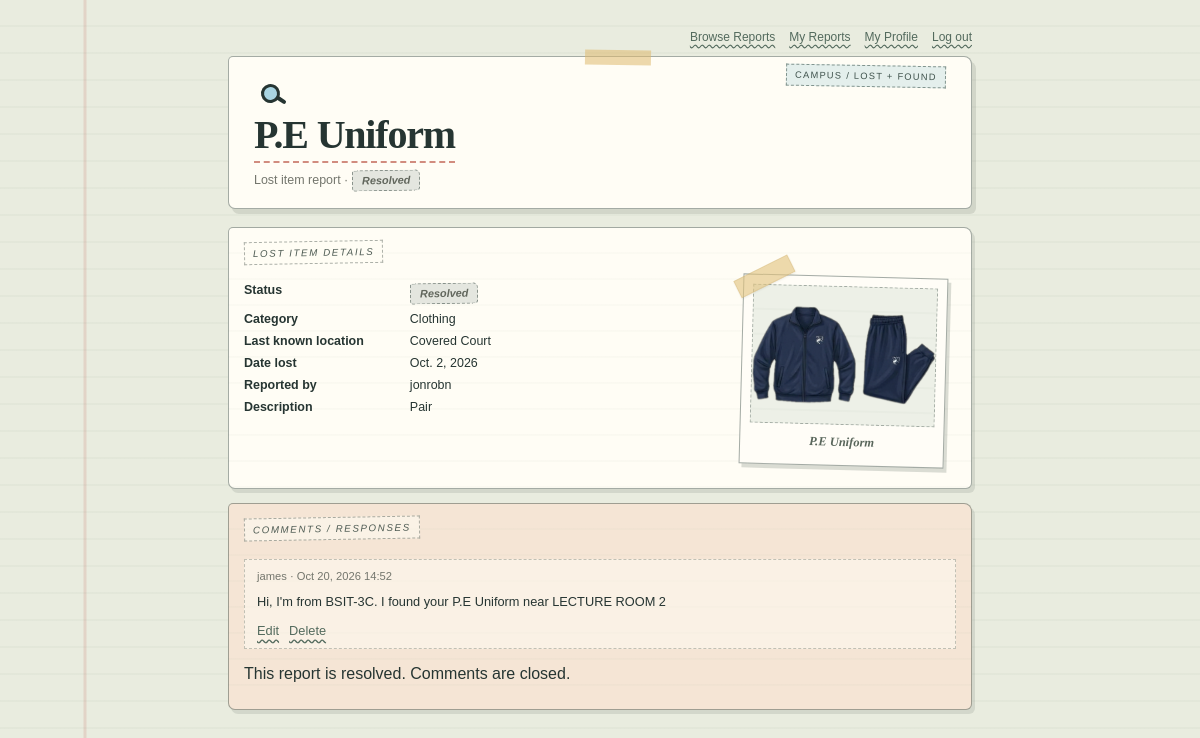
The app's page /items/4/ (signed in) with its own data.
### MyApp/models.py (models this page shows, shortened)
class LostAndFoundItem(models.Model):
    item_id = models.AutoField(primary_key=True)
    owner = models.ForeignKey(
        settings.AUTH_USER_MODEL,
        on_delete=models.CASCADE,
        related_name='lost_reports',
        null=True,
        blank=True,
    )
    item_name = models.CharField(max_length=100)
    description = models.TextField()
    category = models.CharField(max_length=100)
    location = models.CharField(max_length=200)
    date_lost_found = models.DateField()
    image = models.ImageField(
        upload_to='lost_item_images/',
        blank=True,
        null=True,
    )
    STATUS_CHOICES = [
        ('Open', 'Open'),
        ('Resolved', 'Resolved'),
    ]
    status = models.CharField(
        max_length=10,
        choices=STATUS_CHOICES,
        default='Open',
    )

class Comment(models.Model):
    item = models.ForeignKey(
        LostAndFoundItem,
        on_delete=models.CASCADE,
        related_name='comments',
    )
    user = models.ForeignKey(
        settings.AUTH_USER_MODEL,
        on_delete=models.CASCADE,
        related_name='lost_item_comments',
    )
    text = models.TextField(max_length=2000)
    created_at = models.DateTimeField(auto_now_add=True)

### MyApp/views.py (the view)
# urls.py: path('items/<int:item_id>/', views.item_detail, name='item_detail'),
def item_detail(request, item_id):
    item = get_object_or_404(
        LostAndFoundItem.objects.select_related('owner'),
        pk=item_id,
    )
    comment_form = CommentForm()
    return render(
        request,
        'MyApp/LostFound_list.html',
        {
            'item': item,
            'comment_form': comment_form,
            'page_mode': 'item_detail',
        },
    )

### MyApp/templates/MyApp/LostFound_list.html (shortened to what this page needs)
{% load static %}
<!DOCTYPE html>
<html lang="en">
<head>
    <link rel="stylesheet" href="{% static 'MyApp/style.css' %}">
</head>
<body>
    <main class="page">
        <div class="form-shell">
            <nav class="site-nav">
                <a href="{% url 'item_list' %}">Browse Reports</a>
                {% if user.is_authenticated %}
                    <a href="{% url 'dashboard' %}">My Reports</a>
                    <a href="{% url 'profile' %}">My Profile</a>
                    <form method="post" action="{% url 'logout' %}">
                        <button type="submit" class="text-button">Log out</button>
                    </form>
                {% else %}
                    <a href="{% url 'login' %}">Log in</a>
                    <a href="{% url 'register' %}">Register</a>
                {% endif %}
            </nav>
            <section class="header-card">
                <div class="icon-wrap" aria-hidden="true">
                    <span class="magnifier"></span>
                </div>
                <div class="page-heading">
                    <div class="top-tag">CAMPUS / LOST + FOUND</div>
                    {% if page_mode == 'item_detail' %}
                        <h1>{{ item.item_name }}</h1>
                        <p>Lost item report · <span class="status-badge status-{{ item.status|lower }}">{{ item.get_status_display }}</span></p>
                    {% elif page_mode == 'dashboard' %}
                        <h1>My Reports</h1>
                        <p>Manage the lost items you have reported.</p>
                    {% else %}
                        <h1>Lost &amp; Found</h1>
                        <p>Browse reports and help return lost items to their owners.</p>
                    {% endif %}
                </div>
            </section>
            {% if page_mode == 'item_detail' %}
                <section class="panel panel-item detail-panel">
                    <div class="panel-label">LOST ITEM DETAILS</div>
                    <div class="detail-layout">
                        <dl class="item-details">
                            <dt>Status</dt>
                            <dd><span class="status-badge status-{{ item.status|lower }}">{{ item.get_status_display }}</span></dd>
                            <dt>Category</dt>
                            <dd>{{ item.category }}</dd>
                            <dt>Last known location</dt>
                            <dd>{{ item.location }}</dd>
                            <dt>Date lost</dt>
                            <dd>{{ item.date_lost_found }}</dd>
                            <dt>Reported by</dt>
                            <dd>{% if item.owner %}{{ item.owner.username }}{% else %}Previous report{% endif %}</dd>
                            <dt>Description</dt>
                            <dd>{{ item.description|linebreaksbr }}</dd>
                        </dl>
                        <figure class="polaroid">
                            {% if item.image %}
                                <img src="{{ item.image.url }}" alt="Photo of {{ item.item_name }}">
                                <figcaption>{{ item.item_name }}</figcaption>
                            {% else %}
                                <div class="photo-placeholder">No photo<br>attached</div>
                                <figcaption>Item photo</figcaption>
                            {% endif %}
                        </figure>
                    </div>
                </section>
                <section class="panel panel-description comments-panel">
                    <div class="panel-label">COMMENTS / RESPONSES</div>
                    {% for comment in item.comments.all %}
                        <article class="comment-card">
                            <p class="comment-meta">{{ comment.user.username }} · {{ comment.created_at|date:"M j, Y H:i" }}</p>
                            <p>{{ comment.text|linebreaksbr }}</p>
                            {% if user.is_authenticated and comment.user_id == user.id %}
                                <div class="form-actions">
                                    <a href="{% url 'comment_edit' comment.id %}">Edit</a>
                                    <form method="post" action="{% url 'comment_delete' comment.id %}">
                                        <button type="submit" class="text-button">Delete</button>
                                    </form>
                                </div>
                            {% endif %}
                        </article>
                    {% empty %}
                        <p>No comments yet. If you have seen this item, share a helpful detail.</p>
                    {% endfor %}
                    {% if item.status == 'Resolved' %}
                        <p class="resolved-comments-note">This report is resolved. Comments are closed.</p>
                    {% else %}
                        <p><a href="{% url 'login' %}?next={{ request.path|urlencode }}">Log in</a> to leave a comment.</p>
                    {% endif %}
                </section>
            {% endif %}
        </div>
    </main>
</body>
</html>

### records on screen
LostAndFoundItem: item_name "P.E Uniform", status "Resolved", category "Clothing", location "Covered Court", date_lost_found "Oct. 2, 2026", owner.username "jonrobn", description "Pair", image (picture)
Comment: user.username "james", created_at "Oct 20, 2026 14:52", text "Hi, I'm from BSIT-3C. I found your P.E Uniform near LECTURE ROOM 2", shows "Edit"
